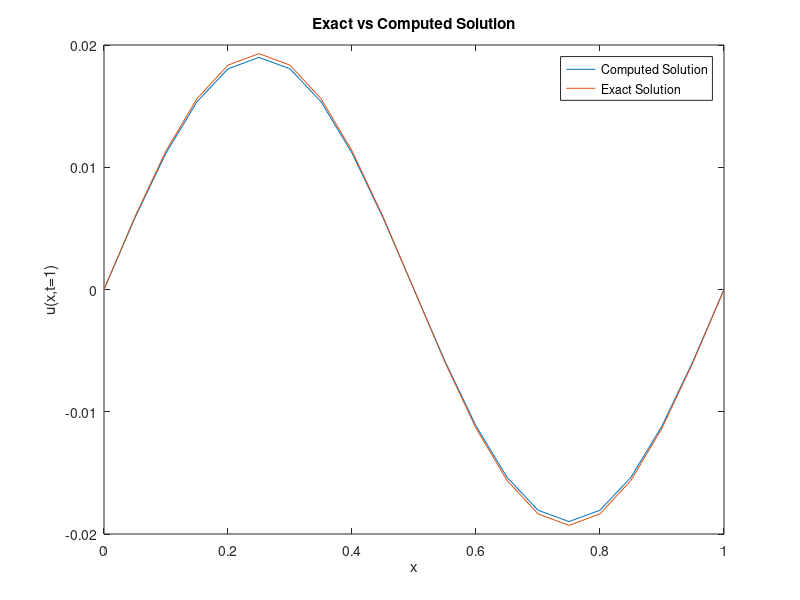
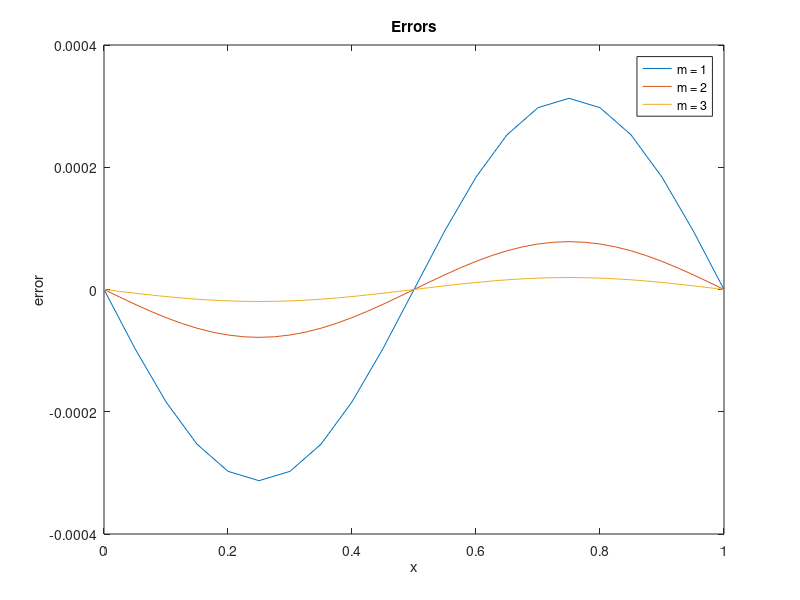

Write MATLAB code to recreate these figures, in order.
%% Q1. 1D Heat Equation - IBVP 
clear all; clc;

for m = 1:3
k = 2;
kappa = 0.1;
tfinal = 1.0;
a = 0; b = 1; % domain

Nx = 10 * 2^m; 
dx = (b - a) / Nx;
x = linspace(a,b,Nx+1)';      % grid points

uexact = @(x,t) sin(k * pi * x) * exp(-kappa * (k * pi)^2 * t);  
ga = @(t) uexact(a,t);       % ga(t)   - BC
gb = @(t) uexact(b,t);       % gb(t)   - BC
uphi = @(x) uexact(x, 0);    % uphi(x) - IC

% Allocate space
un = zeros(Nx+1, 1);         % U_i^n
unp1 = zeros(Nx+1, 1);       % U_i^(n+1)
cfl = 0.25;                  % cfl parameter
dt = cfl * (dx^2) / kappa; 
Nt = round(tfinal / dt);     % Number of timesteps
dt = tfinal / Nt;            % adjust dt to reach tfinal


%  |-----------|-------------|----------|------------|  
% ia                                                 ib
ia = 1;        % index of bdry point @x = a
ib = Nx + 1;   % index of bdry point @x = b
i1 = ia + 1;   % first interior point
i2 = ib - 1;   % last interior point
I = i1:i2;     % I = i1, i1+1, i1+2, ... , i2

t = 0;
un = uphi(x);    % u_i^n = u

% start time stepping loop
for(n = 1: Nt)
    unp1(I) = un(I) + (kappa * dt / (dx ^ 2)) * (un(I+1) - 2*un(I) + un(I-1));
    
    t = n * dt;
    
    unp1(ia) = ga(t);      % BC @ x = a
    unp1(ib) = gb(t);      % BC @ x = b
    un = unp1;             % set un <- unp1 for next step
      
end

% compute errors
ue = uexact(x,t);  % exact solution
errMax(m) = max(abs(un-ue));   % max norm error

% [Q1.(c)] Print Results 
fprintf('m = %1d t=%10.4e: Nx=%3d Nt=%4d dt=%9.3e maxErr=%8.2e', m, t,Nx,Nt,dt,errMax(m));

if(m == 1) fprintf('\n');
else fprintf(' ratio=%8.2e, rate=%4.2f\n',errMax(m-1)/errMax(m),...
log2(errMax(m-1)/errMax(m)));
end


% [Q1.(d)]
figure(1)
if (m == 1)   
    % Plot exact vs computed solution
    plot(x, un)  % Plot computed solution
    hold on
    plot(x, ue)  % Plot exact solution
    legend('Computed Solution', 'Exact Solution')
    xlabel('x')
    ylabel('u(x,t=1)')
    title('Exact vs Computed Solution')
    hold off   
end

% All errors on one graph
figure(2)
plot(x, un-ue)
%legend('m=1','','')
hold on
%

end

figure(2)
legend('m = 1','m = 2','m = 3')
title('Errors')
xlabel('x')
ylabel('error')

